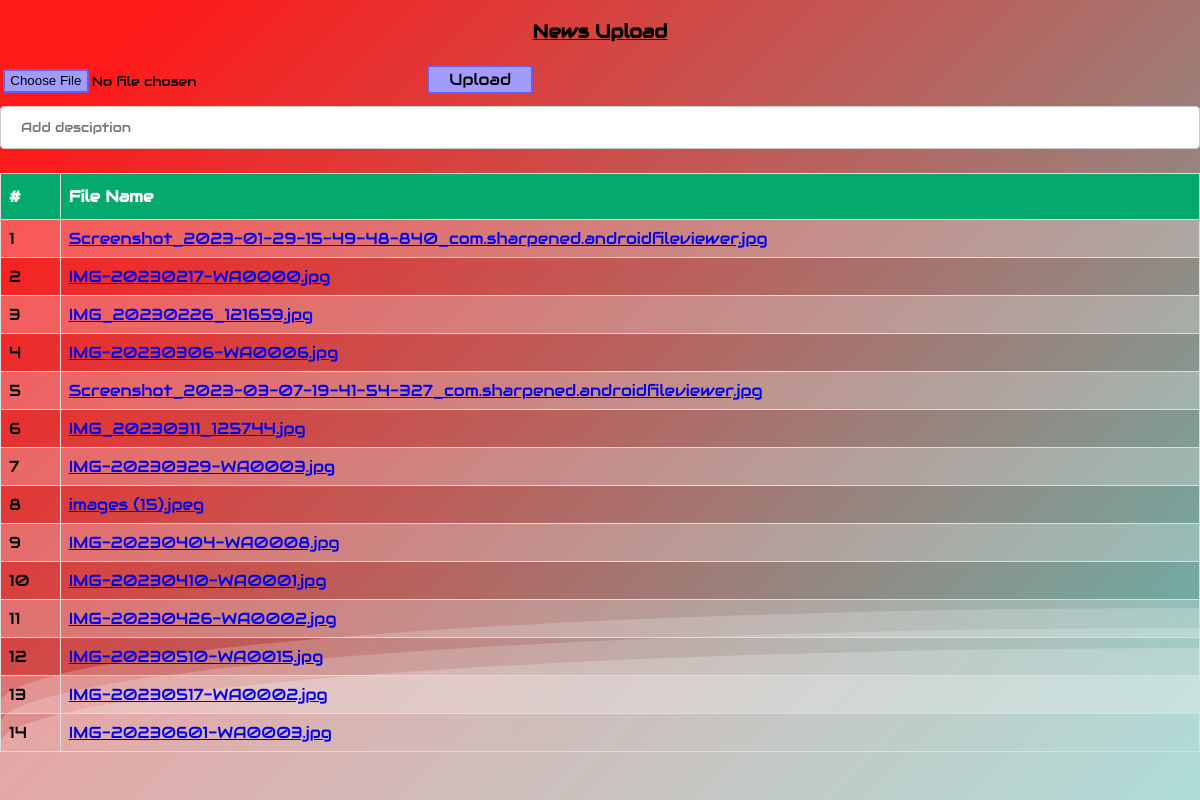
Screenshot of /newsupload.php with the database file from the repository.
### tables this page shows
CREATE TABLE `ifiles` (
  `id` int(11) NOT NULL,
  `name` varchar(255) NOT NULL,
  `location` varchar(255) NOT NULL,
  `sub` varchar(255) DEFAULT NULL,
  `CreationDate` timestamp NULL DEFAULT current_timestamp()
);

### newsupload.php (the view, shortened to what this page needs)
<!doctype html>
<html>
  <head>
  </head>
  <body>
    <div>
     <div class="wave"></div>
     <div class="wave"></div>
     <div class="wave"></div>
  </div>
<h3><u><b>News Upload</b></u></h3>
    <form method="post" action="" enctype='multipart/form-data'>
      <input id="fileUpload"  type='file' name='file' />
        <input class="button" type='submit' value='Upload' name='but_upload'><br>
         <input type="text"  name="sub" placeholder="Add desciption" required>
    </form>
    <?php
include_once 'config.php';
$sql = "select name from ifiles";
$result = mysqli_query($con, $sql);
?>
            <table id="customers">
                    <tr>
                        <th>#</th>
                        <th>File Name</th>
                    </tr>
                <?php
                $i = 1;
                while($row = mysqli_fetch_array($result)) { ?>
                <tr>
                    <td><?php echo $i++; ?></td>
                    <td><a href="ifiles/<?php echo $row['name']; ?>" download><?php echo $row['name']; ?></a></td>
                </tr>
                <?php } ?>
            </table>
  </body>
</html>

### newsupload.php (style rules this page uses)
html * { font-family: "Audiowide", sans-serif; }
.button { border: 2px solid #6c5ce7; padding: 0.2em 0.4em; border-radius: 0.2em; background-color: #a29bfe; transition: 1s; padding: 2px 20px; text-align: center; text-decoration: none; display: inline-block; font-size: 16px; margin: 4px 2px; cursor: pointer; }
#customers { font-family: Arial, Helvetica, sans-serif; border-collapse: collapse; width: 100%; }
#customers td, #customers th { border: 1px solid #ddd; padding: 8px; }
#customers tr:nth-child(even) { background-color: #f2f2f2; background: rgb(255 255 255 / 25%); }
#customers th { padding-top: 12px; padding-bottom: 12px; text-align: left; background-color: #04AA6D; color: white; }
div { text-align: center; }
body { margin: auto; font-family: -apple-system, BlinkMacSystemFont, sans-serif; // font-family: "Permanent Marker", cursive; overflow: auto; background: linear-gradient(315deg, rgba(101,0,94,1) 3%, rgba(60,132,206,1) 38%, rgba(48,238,226,1) 68%, rgba(255,25,25,1) 98%); animation: gradient 15s ease infinite; background-size: 400% 400%; background-attachment: fixed; }
.wave { background: rgb(255 255 255 / 25%); border-radius: 1000% 1000% 0 0; position: fixed; width: 200%; height: 12em; animation: wave 10s -3s linear infinite; transform: translate3d(0, 0, 0); opacity: 0.8; bottom: 0; left: 0; z-index: -1; }
.wave:nth-of-type(2) { bottom: -1.25em; animation: wave 18s linear reverse infinite; opacity: 0.8; }
.wave:nth-of-type(3) { bottom: -2.5em; animation: wave 20s -1s reverse infinite; opacity: 0.9; }
input[type=text] { width: 100%; padding: 12px 20px; margin: 8px 0; display: inline-block; border: 1px solid #ccc; border-radius: 4px; box-sizing: border-box; }
h3 { text-align: center; }

### rows the page displays
ifiles: name "Screenshot_2023-01-29-15-49-48-840_com.sharpened.androidfileviewer.jpg"
ifiles: name "IMG-20230217-WA0000.jpg"
ifiles: name "IMG_20230226_121659.jpg"
ifiles: name "IMG-20230306-WA0006.jpg"
ifiles: name "Screenshot_2023-03-07-19-41-54-327_com.sharpened.androidfileviewer.jpg"
ifiles: name "IMG_20230311_125744.jpg"
ifiles: name "IMG-20230329-WA0003.jpg"
ifiles: name "images (15).jpeg"
ifiles: name "IMG-20230404-WA0008.jpg"
ifiles: name "IMG-20230410-WA0001.jpg"
ifiles: name "IMG-20230426-WA0002.jpg"
ifiles: name "IMG-20230510-WA0015.jpg"
ifiles: name "IMG-20230517-WA0002.jpg"
ifiles: name "IMG-20230601-WA0003.jpg"
